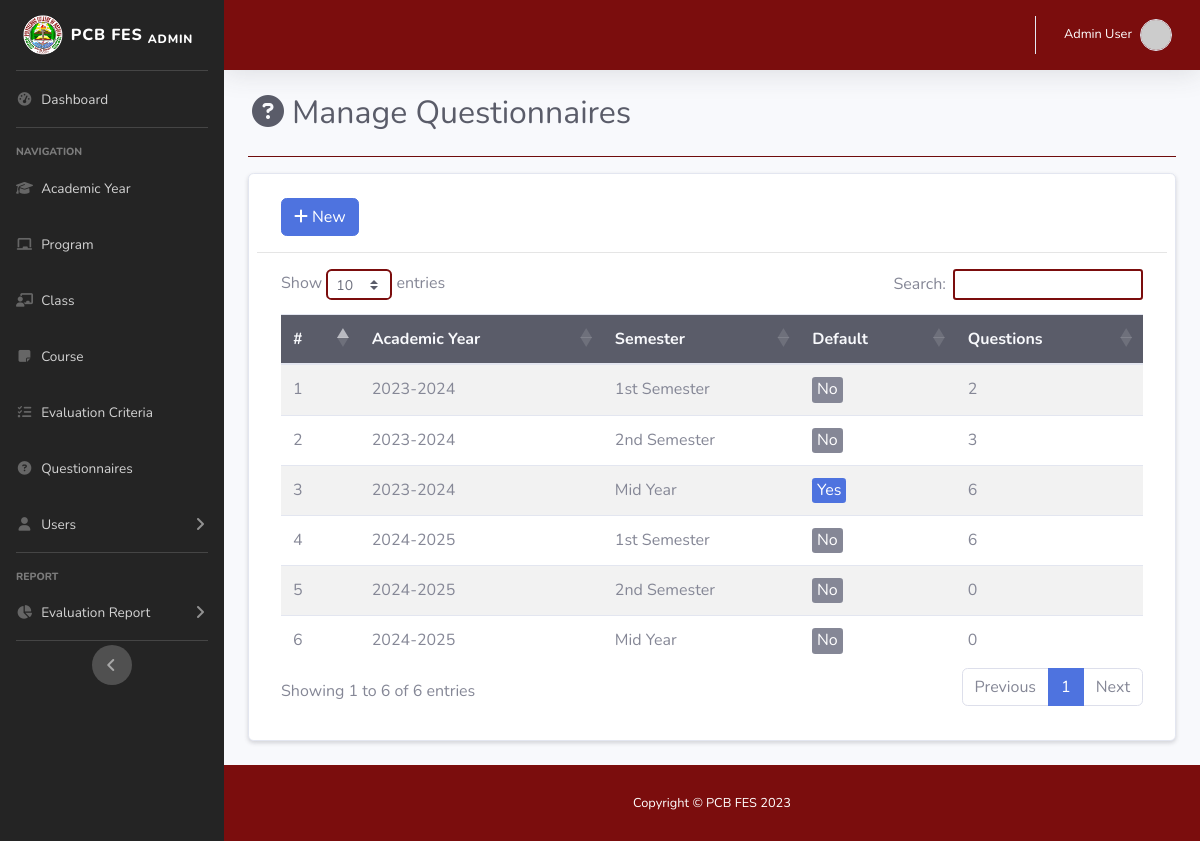
Page /admin/questionnaire2.php (signed in) on the committed database.
### tables this page shows
CREATE TABLE `acad_yr_tbl` (
  `acad_id` int(11) NOT NULL,
  `year_start` year(4) NOT NULL,
  `year_end` year(4) NOT NULL,
  `semester` int(11) NOT NULL,
  `status` varchar(50) NOT NULL,
  `is_default` varchar(5) NOT NULL
);

### admin/questionnaire2.php (the view, shortened to what this page needs)
<!DOCTYPE html>
<html lang="en">
<head>
    <link rel="stylesheet" href="https://stackpath.bootstrapcdn.com/bootstrap/4.2.1/css/bootstrap.min.css">
    <link rel="stylesheet" href="https://cdn.datatables.net/1.10.18/css/dataTables.bootstrap4.min.css">
    <link href="../assets/vendor/fontawesome-free/css/all.min.css" rel="stylesheet" type="text/css">
    <link href="../assets/css/sb-admin-2.min.css" rel="stylesheet">
    <link href="../assets/css/custom.css" rel="stylesheet">
    <link rel="stylesheet" href="https://cdn.jsdelivr.net/npm/@sweetalert2/theme-borderless@5/borderless.css" />
</head>
<body id="page-top">
    <div id="wrapper">
            <?php include 'sidebar.php'; ?>
        <div id="content-wrapper" class="d-flex flex-column">
            <div id="content">
                    <?php include 'topbar.php'; ?>
                <div class="container-fluid justify-content-center">
                    <div class="d-sm-flex align-items-center justify-content-between mb-4">
                        <h1 class="h2 mb-0 text-gray-800"> <i class="fas fa-fw fa-question-circle mr-1"></i>Manage Questionnaires</h1>
                    </div>
                    <hr class="mb-3 bg-white1">
<div class="container card p-2 mb-4 shadow-sm">
    <div class="row">
        <div class="col-12 col-md-12">
            <div class="container mb-3 mt-3">
                <a href="#addnew" data-toggle="modal" class="btn btn-primary"><i class="fa-solid fa-plus mr-1"></i>New</a>
            </div>
            <hr>
            <div class="container mb-4">
                <table id="myTable" class="table table-hover table-striped row-border nowrap" style="width:100%">
                    <thead class="bg-dark text-light">
                        <th>#</th>
                        <th>Academic Year</th>
                        <th>Semester</th>
                        <th>Default</th>
                        <th>Questions</th>
                    </thead>
                    <tbody>
                        <?php
                            require '../db/dbconn.php';
                            $sql = "SELECT * FROM acad_yr_tbl ORDER BY year_start ASC";
                            $num = 1;
                            $query = mysqli_query($conn, $sql);
                            while($row = mysqli_fetch_assoc($query)){
                                if ($row['semester'] == 1) {
                                    $semester = "1st Semester";
                                } else if ($row['semester'] == 2){
                                    $semester = "2nd Semester";
                                } else{
                                    $semester = "Mid Year";
                                }
                                if ($row['is_default'] == "yes") {
                                    $is_default = "<span class='badge badge-primary rounded-sm badge-sm'><span class='h6'>".ucfirst($row['is_default'])."</span></span>";
                                } else{
                                    $is_default = "<span class='badge badge-secondary rounded-sm badge-sm'><span class='h6'>".ucfirst($row['is_default'])."</span></span>";
                                }
                                $acad_id = $row['acad_id'];
                                $sql2 = "SELECT * FROM question_tbl WHERE acad_id = '$acad_id'";
                                $query2 = mysqli_query($conn, $sql2);
                                $questionCount = mysqli_num_rows($query2);
                                echo
                                "<tr>
                                    <td>".$num."</td>
<td>
    <div>
        ".$row['year_start'] . "-" . $row['year_end']."
    </div>
    <div class='manage-button-container'>
        <a href='question.php?acad_id=".$row['acad_id']."' class='text-decoration-none manage-button p-0 m-0' data-toggle='modal'>
            <i class='fa fa-sliders m-1'></i>Manage
        </a>
    </div>
</td>
                                    <td>".$semester."</td>
                                    <td>".$is_default."</td>
                                    <td>".$questionCount."</td>
                                </tr>";
                            $num++;}
                        ?>
                    </tbody>
                </table>
            </div>
        </div>
    </div>
</div>
                </div>
            </div>
            <?php include 'footer.php'; ?>
        </div>
    </div>
</body>
</html>

### assets/css/custom.css (style rules this page uses)
.bg-white1 { background-color: #7b0d0d; }

### rows in the picture
acad_yr_tbl: year_start "2023", year_end "2024", semester "1st Semester", is_default "No", questionCount "2"
acad_yr_tbl: year_start "2023", year_end "2024", semester "2nd Semester", is_default "No", questionCount "3"
acad_yr_tbl: year_start "2023", year_end "2024", semester "Mid Year", is_default "Yes", questionCount "6"
acad_yr_tbl: year_start "2024", year_end "2025", semester "1st Semester", is_default "No", questionCount "6"
acad_yr_tbl: year_start "2024", year_end "2025", semester "2nd Semester", is_default "No", questionCount "0"
acad_yr_tbl: year_start "2024", year_end "2025", semester "Mid Year", is_default "No", questionCount "0"

### other values in the picture
$name "Admin User"
